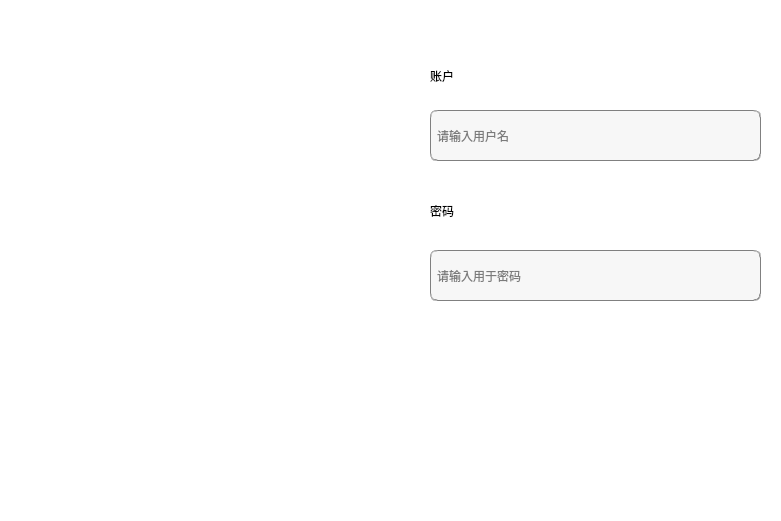
<?xml version="1.0" encoding="UTF-8"?>
<ui version="4.0">
 <class>MainWindow</class>
 <widget class="QMainWindow" name="MainWindow">
  <property name="geometry">
   <rect>
    <x>0</x>
    <y>0</y>
    <width>781</width>
    <height>521</height>
   </rect>
  </property>
  <property name="minimumSize">
   <size>
    <width>781</width>
    <height>521</height>
   </size>
  </property>
  <property name="maximumSize">
   <size>
    <width>781</width>
    <height>521</height>
   </size>
  </property>
  <property name="sizeIncrement">
   <size>
    <width>0</width>
    <height>0</height>
   </size>
  </property>
  <property name="windowTitle">
   <string>MainWindow</string>
  </property>
  <property name="styleSheet">
   <string notr="true">background-color: rgb(255, 255, 255);</string>
  </property>
  <widget class="QWidget" name="centralwidget">
   <widget class="QLabel" name="label_image">
    <property name="geometry">
     <rect>
      <x>0</x>
      <y>-10</y>
      <width>411</width>
      <height>531</height>
     </rect>
    </property>
    <property name="text">
     <string/>
    </property>
   </widget>
   <widget class="QLabel" name="label">
    <property name="geometry">
     <rect>
      <x>430</x>
      <y>60</y>
      <width>191</width>
      <height>31</height>
     </rect>
    </property>
    <property name="styleSheet">
     <string notr="true">
font: 20pt &quot;华文隶书&quot;;</string>
    </property>
    <property name="text">
     <string>账户</string>
    </property>
   </widget>
   <widget class="QLabel" name="label_2">
    <property name="geometry">
     <rect>
      <x>430</x>
      <y>180</y>
      <width>241</width>
      <height>61</height>
     </rect>
    </property>
    <property name="styleSheet">
     <string notr="true">
font: 20pt &quot;华文隶书&quot;;</string>
    </property>
    <property name="text">
     <string>密码</string>
    </property>
   </widget>
   <widget class="QLineEdit" name="lineEdit_username">
    <property name="geometry">
     <rect>
      <x>430</x>
      <y>110</y>
      <width>331</width>
      <height>51</height>
     </rect>
    </property>
    <property name="styleSheet">
     <string notr="true">background-color: rgb(247, 247, 247);
border:1px groove gray;
border-radius:7px;
padding:2px 4px;
font: 10pt &quot;华文隶书&quot;;</string>
    </property>
    <property name="placeholderText">
     <string>请输入用户名</string>
    </property>
   </widget>
   <widget class="QLineEdit" name="lineEdit_password">
    <property name="geometry">
     <rect>
      <x>430</x>
      <y>250</y>
      <width>331</width>
      <height>51</height>
     </rect>
    </property>
    <property name="styleSheet">
     <string notr="true">background-color: rgb(247, 247, 247);
border:1px groove gray;
border-radius:7px;
padding:2px 4px;
font: 10pt &quot;华文隶书&quot;;</string>
    </property>
    <property name="echoMode">
     <enum>QLineEdit::Password</enum>
    </property>
    <property name="placeholderText">
     <string>请输入用于密码</string>
    </property>
   </widget>
   <widget class="QPushButton" name="return_2">
    <property name="geometry">
     <rect>
      <x>450</x>
      <y>340</y>
      <width>131</width>
      <height>41</height>
     </rect>
    </property>
    <property name="styleSheet">
     <string notr="true">background-color: qlineargradient(spread:pad, x1:0.52, y1:1, x2:0.54, y2:0, 
stop:0.0112994 rgba(64, 145, 232, 255), 
stop:1 rgba(255, 255, 255, 255));
color: rgb(255, 255, 255);
border:0px groove gray;
border-radius:7px;
padding:2px 4px;
font: 14pt &quot;华文隶书&quot;;</string>
    </property>
    <property name="text">
     <string>注册</string>
    </property>
   </widget>
   <widget class="QPushButton" name="pushButton_2">
    <property name="geometry">
     <rect>
      <x>630</x>
      <y>340</y>
      <width>121</width>
      <height>41</height>
     </rect>
    </property>
    <property name="styleSheet">
     <string notr="true">background-color: qlineargradient(spread:pad, x1:0.52, y1:1, x2:0.54, y2:0, 
stop:0.0112994 rgba(64, 145, 252, 255), 
stop:1 rgba(255, 255, 255, 255));
color: rgb(255, 255, 255);
border:0px groove gray;
border-radius:7px;
padding:2px 4px;
font: 14pt &quot;华文隶书&quot;;</string>
    </property>
    <property name="text">
     <string>登陆</string>
    </property>
   </widget>
  </widget>
 </widget>
 <resources/>
 <connections/>
</ui>
